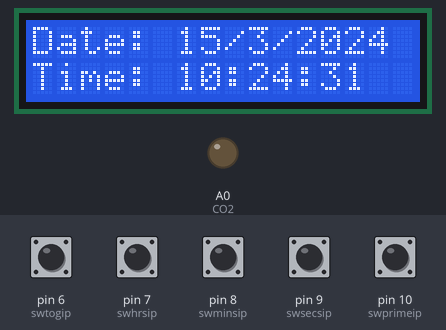
Bench run of a sketch on a simulated Arduino Uno, built with avr-gcc and run on an emulated ATmega328P. Shown: 16×2 character LCD, output pins drawn as LEDs (lit = HIGH). The inputs (shaded band) are chosen by the test bench; at power-on: pin 6 (swtogip), pin 7 (swhrsip), pin 8 (swminsip), pin 9 (swsecsip), pin 10 (swprimeip) LOW. The local clock reads 2024-03-15 10:24:30 at power-on unless the sketch sets it.

Above: at 1.2 s.
1.3 s: pin 6 (swtogip) pulled HIGH for 0.15 s
At 1.47 s:
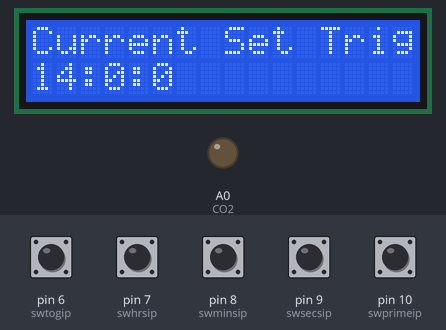
4.4 s: pin 7 (swhrsip) pulled HIGH for 0.15 s
At 4.56 s:
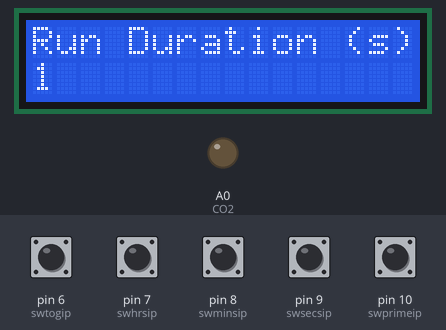
6.2 s: pin 10 (swprimeip) pulled HIGH for 0.15 s
At 7.6 s:
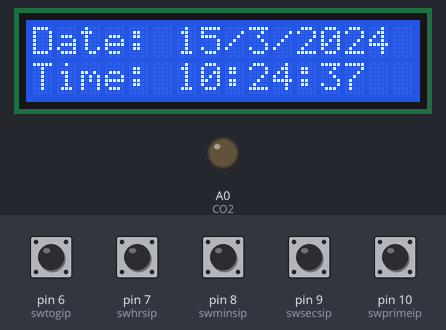
7.8 s: pin 6 (swtogip) pulled HIGH for 1 s
At 8.5 s:
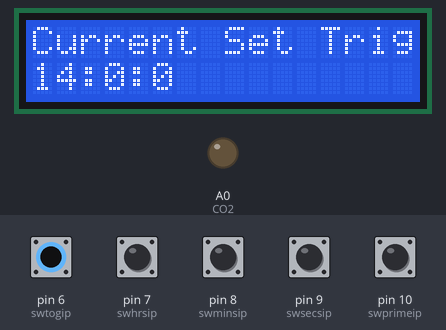
10.4 s: pin 7 (swhrsip) pulled HIGH for 1 s
At 11.3 s:
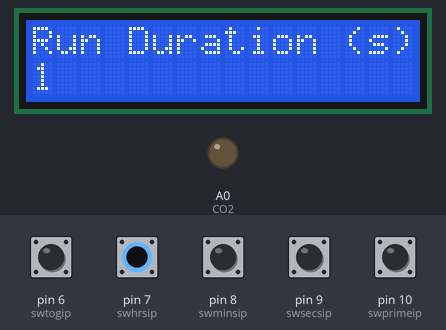
13.0 s: pin 6 (swtogip) driven HIGH and pin 10 (swprimeip) driven HIGH
At 13.8 s:
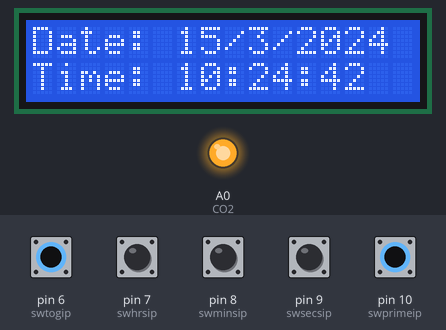
Timing chart, 0 to 16.0 s (numbered marks = the images above; inputs shaded):
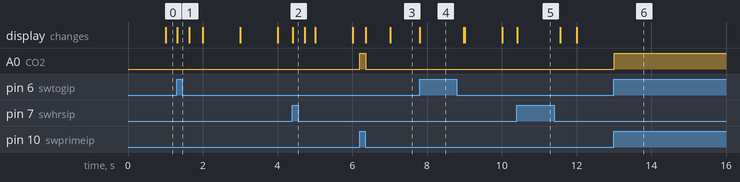

Measured:
- after the input at 1.3 s, the display: changes at once (image 1)
- after the input at 4.4 s, the display: changes at once (image 2)
- after the input at 6.2 s, A0 (CO2): LOW → HIGH at once, → LOW 0.15 s later; the display: first changes after 0.16 s (image 3 shows a later state)
- after the input at 7.8 s, the display: changes at once (image 4)
- after the input at 10.4 s, the display: changes at once (image 5)
- after the input at 13.0 s, A0 (CO2): LOW → HIGH at once

The sketch:

arduino.ino
```cpp
#include <Wire.h>
#include "RTClib.h"
#include <LiquidCrystal.h>
RTC_DS3231 rtc;

int chrs;          // Current Hours
int cmins;         // Current Mins
int csecs;         // Current Seconds
int thrs;          // Target Hours
int tmins;         // Target Mins
int tsecs;         // Target Seconds
int duration;      // Duration of Pump Cycle
int CO2 = A0;      // CO2 Relay Output Pin

int swtog;        // Toggle Function
int swtogip = 6;  // Switch for Toggle Function
int swhrs;        // Hrs Change
int swhrsip = 7;  // Switch for Hours Change
int swmins;       // Mins Change
int swminsip = 8; // Switch for Mins Change
int swsecs;       // Seconds Change
int swsecsip = 9; // Switch for Seconds Change
int prime;        // Prime Pump
int swprimeip = 10; // Switch for Prime Pump

// Initialise LCD library & configuration
const int rs = 12, en = 11, d4 = 5, d5 = 4, d6 = 3, d7 = 2;
LiquidCrystal lcd(rs, en, d4, d5, d6, d7);

void setup() {
  lcd.begin(16, 2);       // Set up the LCD's number of columns and rows:
  rtc.begin();            // Begin RTC comms
  pinMode(CO2, OUTPUT);   // Set CO2 Relay pin as Output
  digitalWrite(CO2, LOW); // Set CO2 Pump to off
  pinMode(swtogip, INPUT);
  pinMode(swhrsip, INPUT);
  pinMode(swminsip, INPUT);
  pinMode(swsecsip, INPUT);
  swtog = LOW;            // Ensure all outputs are 'Low' on initial run
  swhrs = LOW;
  swmins = LOW;
  swsecs = LOW;
  chrs = 00;              // Erase all memory settings
  cmins = 00;
  csecs = 00;
  duration = 1;           // Set default duration
  thrs = 14;              // Set default trigger time
  tmins = 0;
  tsecs = 0;
}

void loop() {
   lcd.setCursor(0,0);           // Set to starting write location
   DateTime now = rtc.now();     // Align Arduino clock to RTC clock
   lcd.print("Date: ");          // OUTPUT DATE & TIME - FILLED WITH APPROPRIATE
   lcd.print(now.day(), DEC);
   lcd.print("/");
   lcd.print(now.month(), DEC);
   lcd.print("/");
   lcd.print(now.year(), DEC);
   lcd.print("   ");
   lcd.setCursor(0,1);
   lcd.print("Time: ");
   lcd.print(now.hour(), DEC);
   lcd.print(":");
   lcd.print(now.minute(), DEC);
   lcd.print(":");
   lcd.print(now.second(), DEC);
   lcd.print("   ");
   lcd.display();

   csecs = (now.second());        // Update current time to mem locations
   cmins = (now.minute());
   chrs = (now.hour());

  prime = digitalRead(swprimeip);     // Prime Loop Begins
  while (prime == HIGH){
    prime = digitalRead(swprimeip);
    digitalWrite(CO2, HIGH);
    lcd.clear();
    lcd.setCursor(0,0);
    lcd.print("Priming");
    lcd.setCursor(0,1);
    lcd.print("Pump");
  }
  digitalWrite(CO2, LOW);

  swtog = digitalRead(swtogip);       // Set pump time loop
while (swtog == HIGH){
  swtog = digitalRead(swtogip);
  lcd.clear();
  lcd.setCursor(0,0);
  lcd.print("Current Set Trigger Time:");
  lcd.setCursor(0,1);
  lcd.print(thrs, DEC);
  lcd.print(":");
  lcd.print(tmins, DEC);
  lcd.print(":");
  lcd.print(tsecs, DEC);
  swhrs = digitalRead(swhrsip);
  if (swhrs == HIGH){
    thrs = thrs + 1;
    if (thrs == 24){
    thrs = 0;
    }
    delay(200);
    }
  swmins = digitalRead(swminsip);
  if (swmins == HIGH){
    tmins = tmins + 1;
    if (tmins == 60){
    tmins = 0;
    }
    delay(200);
    }
  swsecs = digitalRead(swsecsip);
  if (swsecs == HIGH){
    tsecs = tsecs + 1;
    if (tsecs == 60){
    tsecs = 0;
    }
    delay(200);
    }
  delay(100);
  }


swhrs = digitalRead(swhrsip);           // Set pump duration loop
while (swhrs == HIGH){
  swhrs = digitalRead(swhrsip);
  lcd.clear();
  lcd.setCursor(0,0);
  lcd.print("Run Duration (s):");
  lcd.setCursor(0,1);
  lcd.print(duration, DEC);
  swsecs = digitalRead(swsecsip);
  if (swsecs == HIGH){
    duration = duration + 1;
    if (duration == 91){
    duration = 1;
    }
    delay(200);
    }
    delay(100);
}

if (csecs == tsecs){                      // Pump running loop (target time = current time)
  if (cmins == tmins){
    if (chrs == thrs){
        lcd.clear();
        lcd.setCursor(0,0);
        lcd.print("O/P for ");
        lcd.print(duration, DEC);
        lcd.print(" seconds");
        duration = duration * 1000;
        digitalWrite(CO2, HIGH);
        delay(duration);
        digitalWrite(CO2, LOW);
        duration = duration / 1000;
      }
  }

}

}
```
